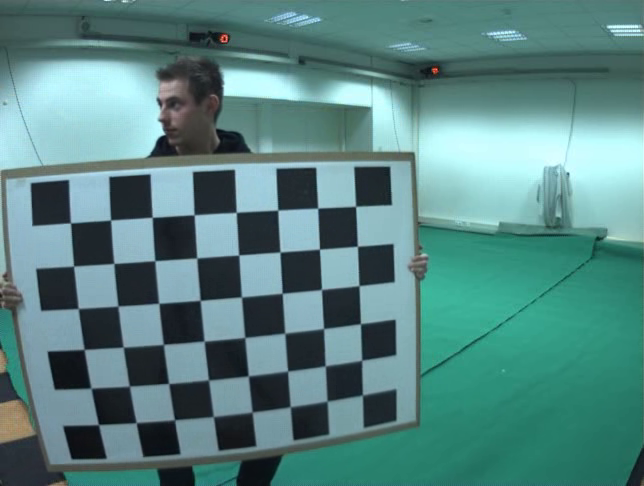
#> input picture assignment_2/data/cam1/intrinsics_screenshots/paused_frame_0.png, 644 x 486 px; its folder holds only this picture in this run
$ python Calculate_Intrinsics.py
#> lines starting #> are read from the running program, lines starting #| are printed output that depends on the picture
import numpy as np
import cv2 as cv
import glob
import os

from ClickEvent import get_four_clicks
from Interpolation import linear_interpolation

# Chessboard parameters
calib_flags = 0

square_size = 0.115
pattern_size = (8, 6)

# Criteria for corner refinement
criteria = (cv.TERM_CRITERIA_EPS + cv.TERM_CRITERIA_MAX_ITER, 25, 0.001)

# Prepare 3D object points
objp = np.zeros((np.prod(pattern_size), 3), np.float32)
objp[:, :2] = np.mgrid[0:pattern_size[0], 0:pattern_size[1]].T.reshape(-1, 2) * square_size

# Storage for object and image points
objpoints = []  # 3D points
imgpoints = []  # 2D points

def start_calibration():
    data_root = "data"
    cam = 1  # later cam 2,3,4
    cam_dir = (f"data\cam{cam}\intrinsics_screenshots\*.png")

    print("Pattern_size:", pattern_size, "square_size(m):", square_size)

    images = get_images(cam_dir)
    img = cv.imread(images[0])
#> img is the input picture: shape (486, 644, 3); mean B, G, R 130.8, 132.9, 88.2
    gray = cv.cvtColor(img, cv.COLOR_BGR2GRAY)
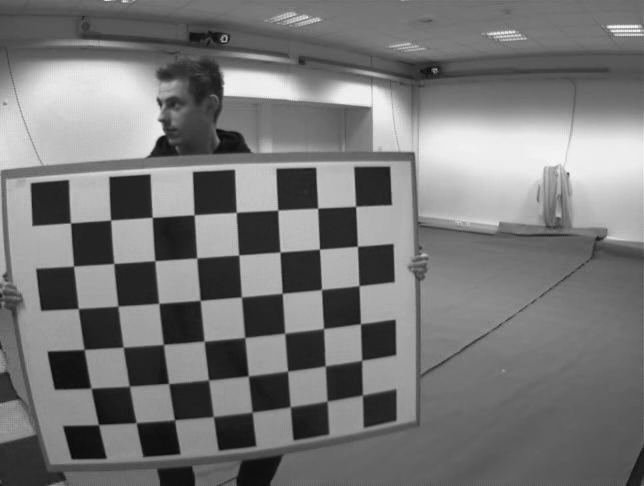
#> gray: shape (486, 644); min 9, max 245, mean 119.2
    image_size = gray.shape[::-1]  # (width, height)
#> image_size = (644, 486)

    for fname in images:
        img = cv.imread(fname)
        gray = cv.cvtColor(img, cv.COLOR_BGR2GRAY)

        ret, corners = cv.findChessboardCorners(gray, pattern_size, None)
#> ret = True; corners = 48 rows, first 8: [70.55, 223], [110.5, 219.9], [152.3, 217.4], [194.3, 214.9], [236.3, 212.4], [277.7, 210.1], [317.6, 208.3], [355.5, 206.4]

        if ret:
            corners2 = cv.cornerSubPix(gray, corners, (11, 11), (-1, -1), criteria)
#> corners2 = 48 rows, first 8: [70.48, 222.8], [110.6, 220], [152.2, 217.3], [194.1, 214.8], [236.2, 212.3], [277.7, 210.1], [317.7, 208.1], [355.6, 206.3]
            return corners2, True, False

        else:
            # Manual
            print(f"[MANUAL] OpenCV failed to find corners. Please click 4 OUTER corners on {fname}")
            clicks = get_four_clicks(fname)
            corners2 = linear_interpolation(clicks, pattern_size)

            dst_points = np.array([
                    [0, 0],
                    [pattern_size[1] - 1, 0],
                    [pattern_size[1] - 1, pattern_size[0] - 1],
                    [0, pattern_size[0] - 1]
                ], dtype=np.float32) * square_size

            H, _ = cv.findHomography(corners2, dst_points)

            x_grid, y_grid = np.meshgrid(range(pattern_size[1]), range(pattern_size[0]))
            grid_points = np.vstack([x_grid.ravel(), y_grid.ravel()]).T.astype(np.float32) * square_size

            projected_corners = cv.perspectiveTransform(grid_points.reshape(1, -1, 2), np.linalg.inv(H))
            projected_corners = projected_corners.reshape(-1, 1, 2)

            objpoints.append(objp)
            imgpoints.append(projected_corners)

            for point in projected_corners:
                cv.circle(img, tuple(point.ravel().astype(int)), 5, (0, 255, 0), -1)

            cv.imshow("img", img)
            cv.waitKey(500)

    cv.destroyAllWindows()

    img = cv.imread(images[0])
    gray = cv.cvtColor(img, cv.COLOR_BGR2GRAY)
    image_size = gray.shape[::-1]  # (width, height)
    ret, mtx, dist, rvecs, tvecs = cv.calibrateCamera(objpoints, imgpoints, image_size, None, None)
    print(f" Final Reprojection Error: {ret}")
    print(f" Camera Matrix:\n{mtx}")
    print(f" Distortion Coefficients:\n{dist}")


def save_intrinsics_xml(path_out, mtx, dist):
    fs = cv.FileStorage(path_out, cv.FILE_STORAGE_WRITE)
    fs.write("CameraMatrix", mtx)
    fs.write("DistortionCoeffs", dist.reshape(-1, 1))
    fs.release()

def get_images(FilePath: str):
    return glob.glob(FilePath)

def main():
    start_calibration()

if __name__ == "__main__":
    main()

$ run again, on assignment_2/data/cam1/intrinsics_screenshots/paused_frame_12.png
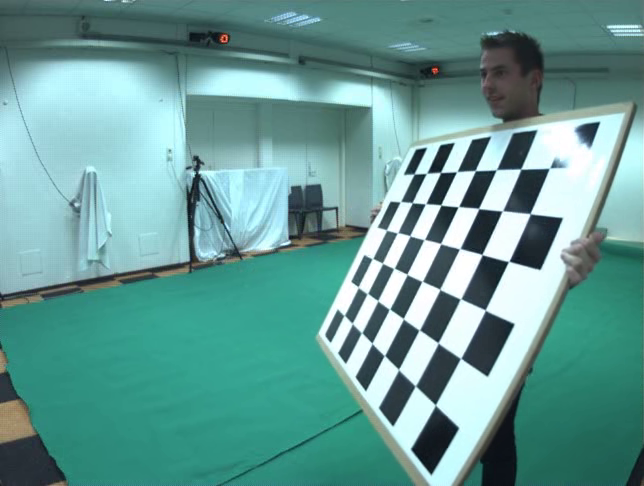
#> input picture assignment_2/data/cam1/intrinsics_screenshots/paused_frame_12.png, 644 x 486 px
#> in start_calibration, img is the input picture: shape (486, 644, 3); mean B, G, R 149.7, 154.5, 102
#> in start_calibration, `gray = cv.cvtColor(img, cv.COLOR_BGR2GRAY)`:
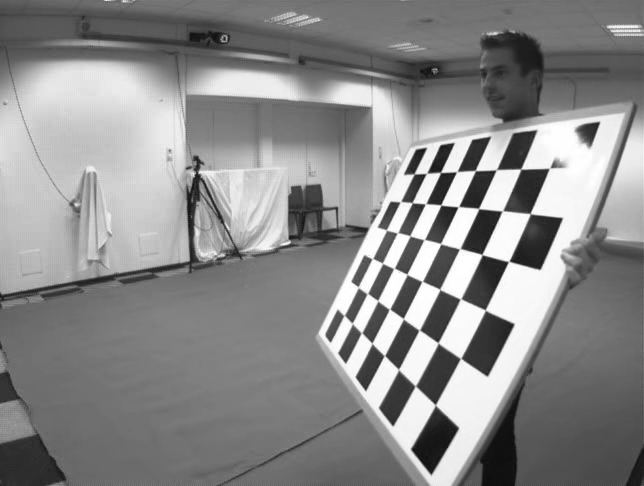
#> gray: shape (486, 644); min 11, max 255, mean 138.2
#> ret = True; corners = 48 rows, first 8: [414.1, 174], [426.5, 173.4], [440.4, 172.4], [456.5, 171.8], [475.3, 170.5], [496.1, 169.8], [520.6, 169], [549, 168.5]
#> corners2 = 48 rows, first 8: [414.9, 174.2], [420.5, 173.4], [435.6, 172.8], [456.1, 171.6], [475.2, 170.6], [496.4, 169.7], [520.8, 169.1], [549.7, 167.7]

$ run again, on assignment_2/data/cam1/intrinsics_screenshots/paused_frame_13.png
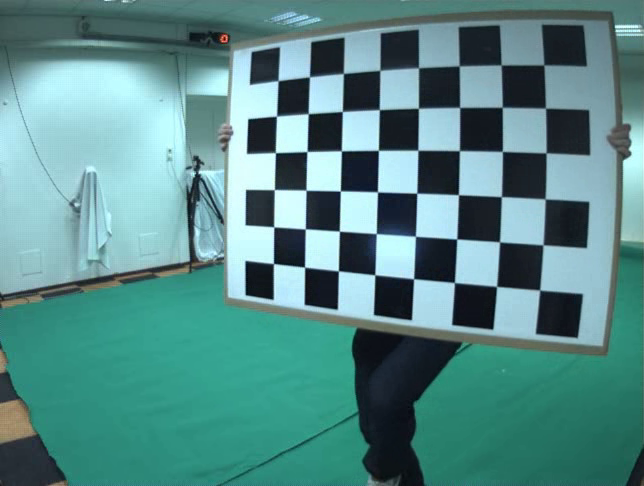
#> input picture assignment_2/data/cam1/intrinsics_screenshots/paused_frame_13.png, 644 x 486 px
#> in start_calibration, img is the input picture: shape (486, 644, 3); mean B, G, R 137.2, 138.7, 88
#> in start_calibration, `gray = cv.cvtColor(img, cv.COLOR_BGR2GRAY)`:
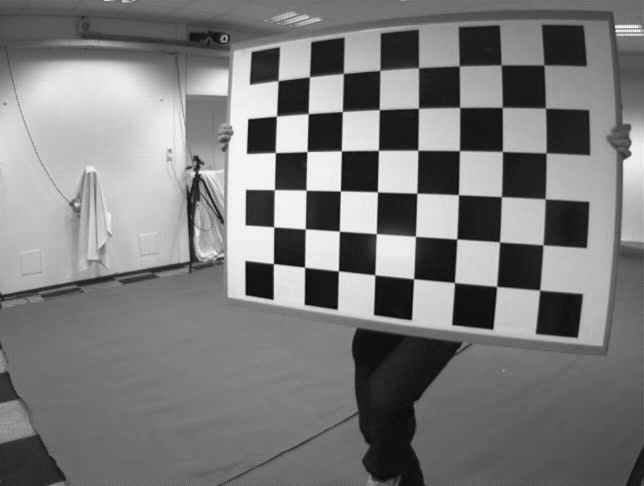
#> gray: shape (486, 644); min 4, max 250, mean 123.3
#> ret = True; corners = 48 rows, first 8: [278.2, 80.65], [309.5, 77.03], [343.5, 73.56], [379.8, 70.5], [418.5, 67.73], [459.1, 65.89], [501.2, 64.9], [543.7, 64.88]
#> corners2 = 48 rows, first 8: [278.1, 80.62], [309.5, 76.72], [343.3, 73.45], [379.9, 70.32], [418.5, 67.76], [459.2, 65.84], [501.1, 65.01], [543.9, 64.9]

$ run again, on assignment_2/data/cam1/intrinsics_screenshots/paused_frame_14.png
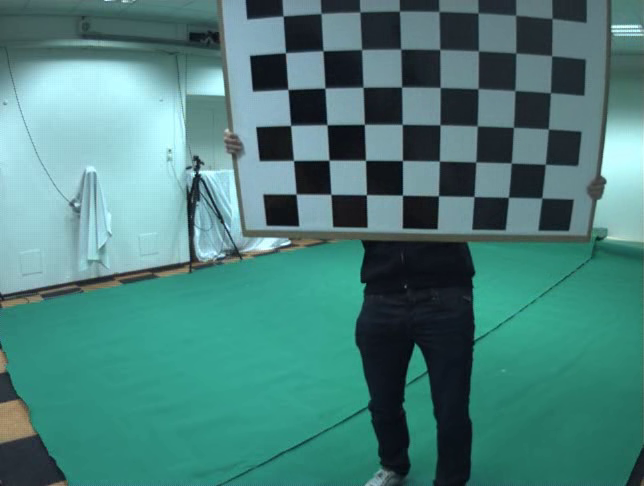
#> input picture assignment_2/data/cam1/intrinsics_screenshots/paused_frame_14.png, 644 x 486 px
#> in start_calibration, img is the input picture: shape (486, 644, 3); mean B, G, R 123.6, 127.9, 74
#> in start_calibration, `gray = cv.cvtColor(img, cv.COLOR_BGR2GRAY)`:
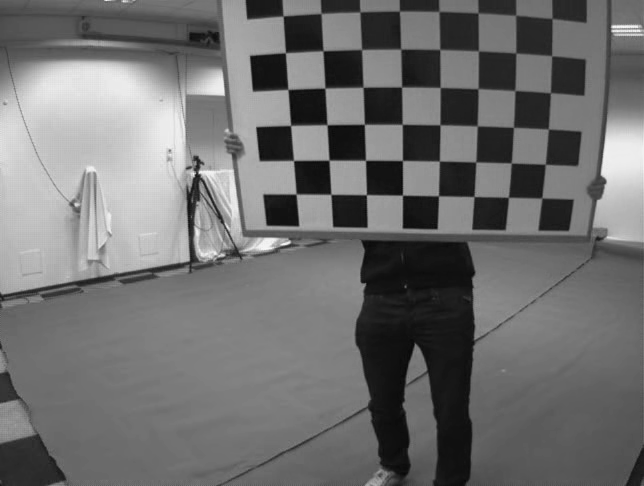
#> gray: shape (486, 644); min 7, max 247, mean 111.2
#> ret = True; corners = 48 rows, first 8: [283.1, 16.09], [321.1, 13.51], [359.5, 12.41], [399.6, 11.48], [438.4, 12.07], [478, 13.09], [515.3, 15.55], [552.5, 19.17]
#> corners2 = 48 rows, first 8: [283.1, 15.98], [321.1, 13.39], [359.8, 11.86], [399.4, 11.06], [438.9, 11.37], [478.1, 12.91], [515.7, 15.26], [552.1, 18.41]

$ run again, on assignment_2/data/cam1/intrinsics_screenshots/paused_frame_1.png
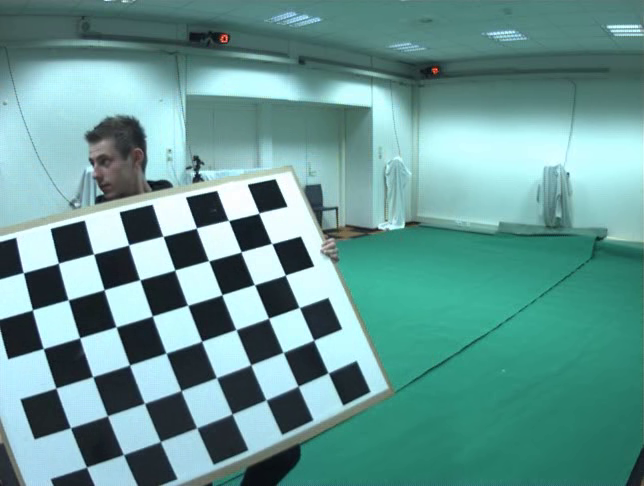
#> input picture assignment_2/data/cam1/intrinsics_screenshots/paused_frame_1.png, 644 x 486 px
#> in start_calibration, img is the input picture: shape (486, 644, 3); mean B, G, R 148.4, 152, 101.5
#> in start_calibration, `gray = cv.cvtColor(img, cv.COLOR_BGR2GRAY)`:
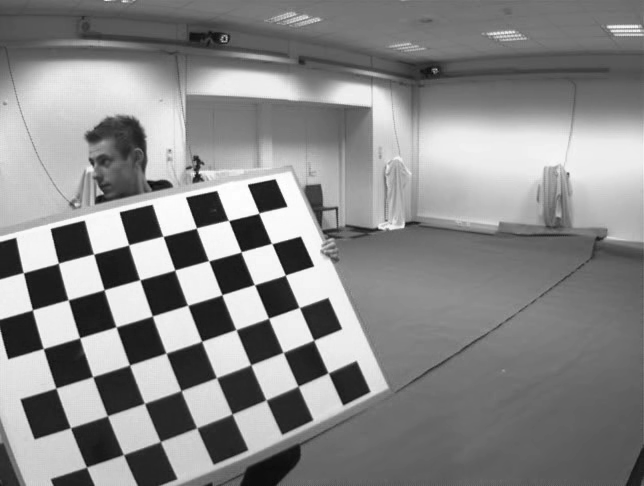
#> gray: shape (486, 644); min 3, max 255, mean 136.4
#> ret = True; corners = 48 rows, first 8: [23.37, 272.7], [58.56, 263], [93.67, 254.1], [128.8, 244.7], [163.3, 236.4], [196.3, 228], [228.7, 220.6], [258.8, 213.2]
#> corners2 = 48 rows, first 8: [23.27, 272.6], [58.36, 263.2], [93.53, 254], [128.6, 244.8], [162.9, 236.3], [196.4, 228], [228.4, 220.4], [258.8, 213.1]
